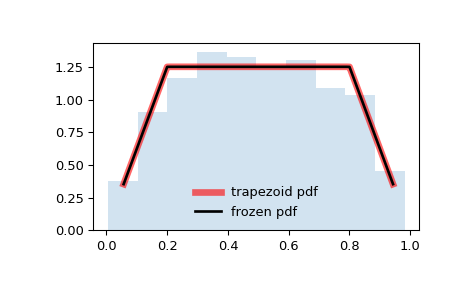

This figure's Python source:
from scipy.stats import trapezoid
import matplotlib.pyplot as plt
fig, ax = plt.subplots(1, 1)

# Calculate the first four moments:

c, d = 0.2, 0.8
mean, var, skew, kurt = trapezoid.stats(c, d, moments='mvsk')

# Display the probability density function (``pdf``):

x = np.linspace(trapezoid.ppf(0.01, c, d),
                trapezoid.ppf(0.99, c, d), 100)
ax.plot(x, trapezoid.pdf(x, c, d),
       'r-', lw=5, alpha=0.6, label='trapezoid pdf')

# Alternatively, the distribution object can be called (as a function)
# to fix the shape, location and scale parameters. This returns a "frozen"
# RV object holding the given parameters fixed.

# Freeze the distribution and display the frozen ``pdf``:

rv = trapezoid(c, d)
ax.plot(x, rv.pdf(x), 'k-', lw=2, label='frozen pdf')

# Check accuracy of ``cdf`` and ``ppf``:

vals = trapezoid.ppf([0.001, 0.5, 0.999], c, d)
np.allclose([0.001, 0.5, 0.999], trapezoid.cdf(vals, c, d))
# True

# Generate random numbers:

r = trapezoid.rvs(c, d, size=1000)

# And compare the histogram:

ax.hist(r, density=True, histtype='stepfilled', alpha=0.2)
ax.legend(loc='best', frameon=False)
plt.show()
